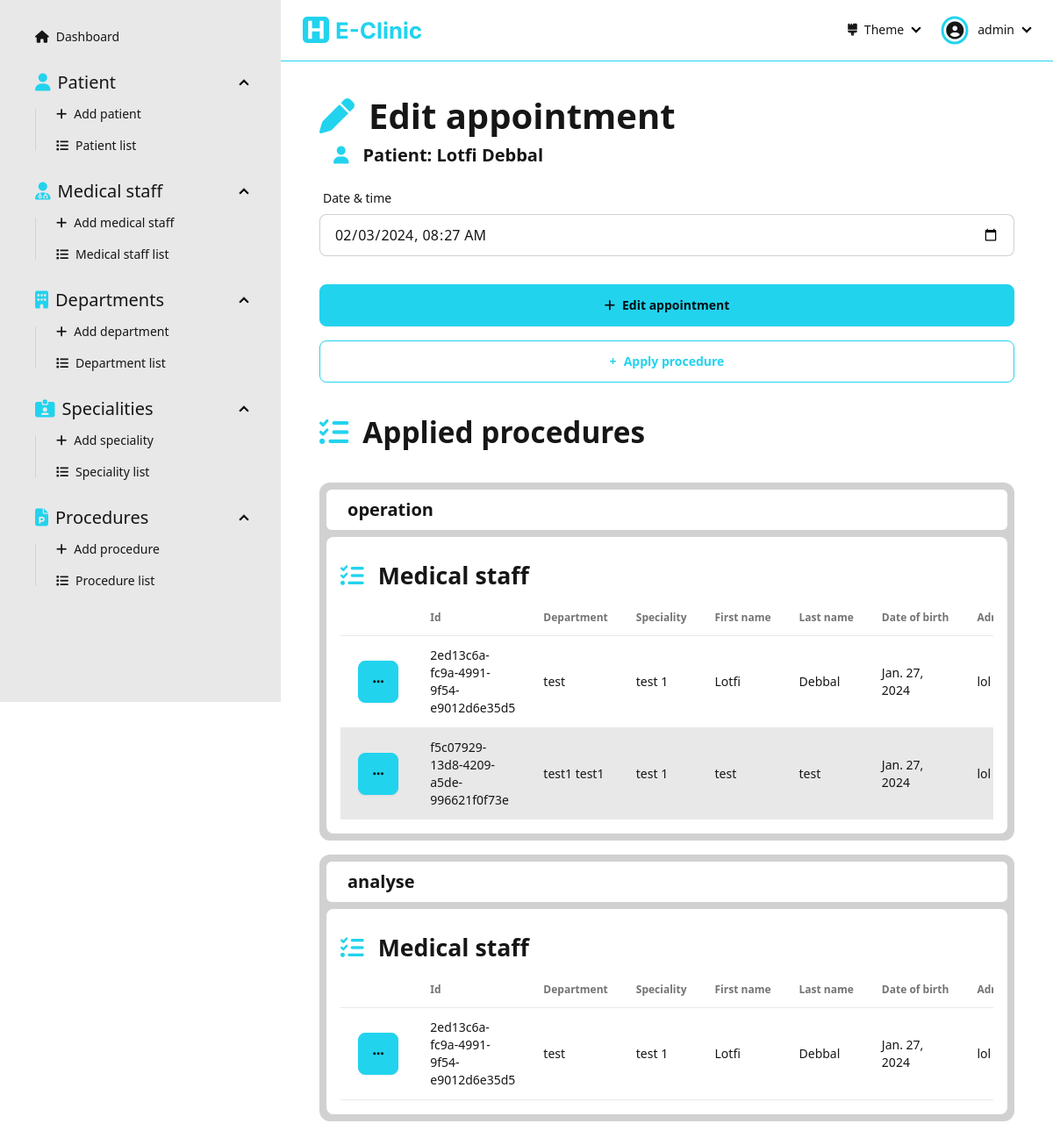
The page /dashboard/appointments/edit/cb2c3b01e5a6403797c31d20530110d6 (signed in) on the database its author committed.
### Dashboard/models.py (models this page shows, shortened)
class Patient(models.Model):
  id = models.UUIDField(primary_key=True, default=uuid.uuid4, editable=False)
  firstName = models.CharField(max_length=256, null=False)
  lastName = models.CharField(max_length=256, null=False)
  dateOfBirth = models.DateField(null=False)
  adress = models.CharField(max_length=256, null=False)
  phoneNumber = models.CharField(max_length=20, null=False, unique=True)
  email = models.CharField(max_length=254, null=False, unique=True)
  gender = models.CharField(max_length=6, choices=Genders.choices)
  createdAt = models.DateTimeField(auto_now_add=True)
  updatedAt = models.DateTimeField(auto_now=True)

class Appointment(models.Model):
  id = models.UUIDField(primary_key=True, default=uuid.uuid4, editable=False)
  patient = models.ForeignKey('Patient', on_delete=models.CASCADE)
  timestamp = models.DateTimeField()
  state = models.CharField(max_length=10, choices=AppointmentState.choices, default=AppointmentState.SCHEDULED, blank=True)
  createdAt = models.DateTimeField(auto_now_add=True)
  updatedAt = models.DateTimeField(auto_now=True)

class Procedure(models.Model):
  id = models.UUIDField(primary_key=True, default=uuid.uuid4, editable=False)
  name = models.CharField(max_length=256, null=False, unique=True)
  type = models.CharField(max_length=15, choices=ProcedureType.choices)

class ProcedureApplication(models.Model):
  id = models.UUIDField(primary_key=True, default=uuid.uuid4, editable=False)
  appointment = models.ForeignKey('Appointment', on_delete=models.CASCADE)
  medicalStaff = models.ForeignKey('MedicalStaff', on_delete=models.CASCADE)
  procedure = models.ForeignKey('Procedure', on_delete=models.CASCADE)
  report = models.TextField(null=True, blank=True)
  class Meta:
    unique_together = ('appointment', 'medicalStaff', 'procedure')

class MedicalStaff(models.Model):
  id = models.UUIDField(primary_key=True, default=uuid.uuid4, editable=False)
  department = models.ForeignKey('Department', on_delete=models.CASCADE)
  speciality = models.ForeignKey('Speciality', on_delete=models.CASCADE)
  firstName = models.CharField(max_length=256, null=False)
  lastName = models.CharField(max_length=256, null=False)
  dateOfBirth = models.DateField(null=False)
  adress = models.CharField(max_length=256, null=False)
  phoneNumber = models.CharField(max_length=20, null=False, unique=True)
  email = models.CharField(max_length=254, null=False, unique=True)
  gender = models.CharField(max_length=6, choices=Genders.choices)
  createdAt = models.DateTimeField(auto_now_add=True)
  updatedAt = models.DateTimeField(auto_now=True)

class Department(models.Model):
  id = models.UUIDField(primary_key=True, default=uuid.uuid4, editable=False)
  name = models.CharField(max_length=256, null=False, unique=True)
  def __str__(self):
     return f"{self.name}"

class Speciality(models.Model):
  id = models.UUIDField(primary_key=True, default=uuid.uuid4, editable=False)
  name = models.CharField(max_length=256, null=False, unique=True)
  def __str__(self):
     return f"{self.name}"

### Dashboard/views/appointement.py (the view, shortened to what this page needs)
# urls.py: path('dashboard/appointments/edit/<str:appointmentId>', appointement.editAppointment, name='edit-appointment'),
@login_required(login_url='sign-in')
def editAppointment(request: HttpRequest, appointmentId: str):
  appointment = get_object_or_404(Appointment, id=appointmentId)
  patient = get_object_or_404(Patient, id=appointment.patient.id)
  procedureApplications = ProcedureApplication.objects.filter(appointment=appointment.id).order_by('procedure')
  form = AppointmentForm(instance=appointment, initial={'patient': patient})
  context = { 'form': form, 'patient': patient, 'procedureApplications': procedureApplications, 'appointment': appointment }
  return render(request, 'pages/appointment/edit-appointment.html', context=context)

### Dashboard/forms.py
class AppointmentForm(forms.ModelForm):
  class Meta:
    model = Appointment
    fields = '__all__'

### Dashboard/templates/pages/appointment/edit-appointment.html (shortened to what this page needs)
{% extends "layouts/dashboard.html" %}
{% load static %}
{% load widget_tweaks %}
{% block dashboard_content %}
  <div class="flex flex-1 flex-col items-center pb-[5rem]">
    <div class="w-[90%] max-w-[50rem]">
      <form class="flex flex-1 flex-col" action="" method="post">
        <div class="text-[30pt] font-bold"><i class="fas fa-pen text-primary mr-[1rem]"></i>Edit appointment</div>
        <div class="text-[15pt] font-semibold ml-[1rem] mb-[1rem]"><i class="fas fa-user text-primary mr-[1rem]"></i>Patient: {{patient.firstName}} {{patient.lastName}}</div>
        <label class="form-control w-full">
          <div class="label">
            <span class="label-text">Date & time</span>
          </div>
          {% render_field form.timestamp type="datetime-local" placeholder="Date & time" class+="input input-bordered w-full" %}
        </label>
        <button class="btn btn-primary mt-[2rem]"><i class="fas fa-plus"></i>Edit appointment</button>
      </form>
      <a class="flex" href="{% url "apply-procedure" appointmentId=appointment.id %}">
        <button class="btn btn-primary btn-outline flex flex-1 mt-[1rem]"><fas class="fa-plus"></fas>Apply procedure</button>
      </a>
      <div class="text-[25pt] font-bold my-[2rem]"><i class="fas fa-list-check text-primary mr-[1rem]"></i>Applied procedures</div>
      {% if procedureApplications.count > 0 %}
        {% regroup procedureApplications by procedure.name as procedureList %}
        {% for procedure in procedureList %}
          <div class="flex flex-col p-[0.5rem] bg-base-300 mb-[1rem] rounded-xl">
            <div class="flex justify-between items-center bg-base-100 p-[0.5rem] rounded-md">
              <div class="ml-[1rem] font-bold text-[15pt]">{{procedure.grouper}}</div>
            </div>
            <div class="flex flex-col bg-base-100 rounded-lg p-[1rem] mt-[0.5rem]">
              <div class="text-[20pt] font-bold my-[0.5rem]"><i class="fas fa-list-check text-primary mr-[1rem]"></i>Medical staff</div>
              <div class="overflow-x-auto flex-1 flex items-start">
                <table class="table table-pin-rows table-pin-cols table-zebra">
                  <thead>
                    <tr>
                      <td></td>
                      <td>Id</td>
                      <td>Department</td>
                      <td>Speciality</td>
                      <td>First name</td>
                      <td>Last name</td>
                      <td>Date of birth</td>
                      <td>Adress</td>
                    </tr>
                  </thead>
                  <tbody>
                    {% for procedureApplication in procedure.list %}
                      <tr>
                        <td>
                          <div class="dropdown">
                            <div tabindex="0" role="button" class="btn btn-primary m-1"><i class="fas fa-ellipsis"></i></div>
                          </div>
                        </td>
                        <td>{{procedureApplication.medicalStaff.id}}</td>
                        <td>{{procedureApplication.medicalStaff.department}}</td>
                        <td>{{procedureApplication.medicalStaff.speciality}}</td>
                        <td>{{procedureApplication.medicalStaff.firstName}}</td>
                        <td>{{procedureApplication.medicalStaff.lastName}}</td>
                        <td>{{procedureApplication.medicalStaff.dateOfBirth}}</td>
                        <td>{{procedureApplication.medicalStaff.adress}}</td>
                      </tr>
                    {% endfor %}
                  </tbody>
                </table>
              </div>
            </div>
          </div>
        {% endfor %}
      {% else %}
        <div class="flex flex-col items-center mt-[5rem]">
          <img class="w-[30%]" src="{% static "assets/empty-list.svg" %}" alt="empty-list">
          <div class="text-[20pt]">No procedures applied</div>
        </div>
      {% endif %}
    </div>
  </div>
{% endblock dashboard_content %}

### Dashboard/templates/components/navbar-dashboard.html (shortened to what this page needs)
{% load static %}
<div class="navbar bg-base-100 border-b-primary border-b-[1px] mb-[2rem] sticky top-0">
  <div class="flex-1">
    <a class="btn btn-ghost hidden md:flex" href="/dashboard">
      <img class="h-full py-[0.5rem]" src="{% static "assets/e-clinic-logo-name.svg" %}" alt="e-clinic logo">
    </a>
  </div>
  <div class="flex-none">
    <ul class="menu menu-horizontal px-1">
      <li>
        <details>
          <summary>
            <i class="fas fa-brush"></i> Theme
          </summary>
        </details>
      </li>
      <li>
        <details>
          <summary>
            <div class="rounded-full mr-[0.5rem] ring ring-primary ring-offset-base-100 ring-offset-[0.15rem] flex justify-center items-center pt-[0.05rem]">
              <i class="fas fa-user-circle text-[15pt]"></i>
            </div>
            {{user}}
          </summary>
        </details>
      </li>
    </ul>
  </div>
</div>

### rows shown on the page
Patient: firstName "Lotfi", lastName "Debbal"
Appointment: timestamp "02/03/2024 08:27"
Procedure: grouper "operation"
ProcedureApplication: medicalStaff.id "2ed13c6a-fc9a-4991-9f54-e9012d6e35d5", medicalStaff.department "test", medicalStaff.speciality "test 1", medicalStaff.firstName "Lotfi", medicalStaff.lastName "Debbal", medicalStaff.dateOfBirth "Jan. 27, 2024", medicalStaff.adress "lol"
ProcedureApplication: medicalStaff.id "f5c07929-13d8-4209-a5de-996621f0f73e", medicalStaff.department "test1 test1", medicalStaff.speciality "test 1", medicalStaff.firstName "test", medicalStaff.lastName "test", medicalStaff.dateOfBirth "Jan. 27, 2024", medicalStaff.adress "lol"
Procedure: grouper "analyse"
ProcedureApplication: medicalStaff.id "2ed13c6a-fc9a-4991-9f54-e9012d6e35d5", medicalStaff.department "test", medicalStaff.speciality "test 1", medicalStaff.firstName "Lotfi", medicalStaff.lastName "Debbal", medicalStaff.dateOfBirth "Jan. 27, 2024", medicalStaff.adress "lol"

### other values the page prints
{{ user }} "admin"
